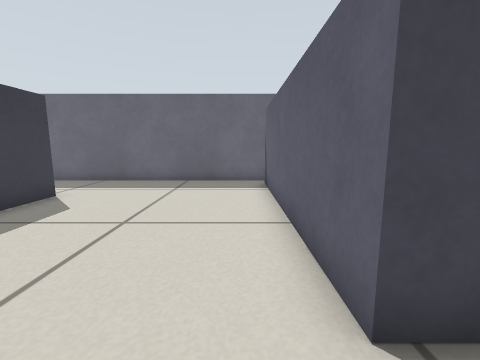
[1] (above)

16 first-person views from a walk through a world built for the Gazebo simulator. The camera is 0.41 m above the floor, tilts 8° down and sees 90° across. The floor is counted in squares, 0.25 m on a side. Each view is taken from the middle of a square. On the plan, view 1 faces up. The plan holds only what a view shows up to about 14 squares ahead; the rest is blank. The place goes on beyond the plan.

[2]
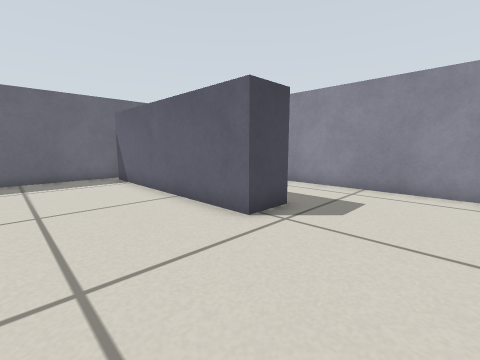

[3]
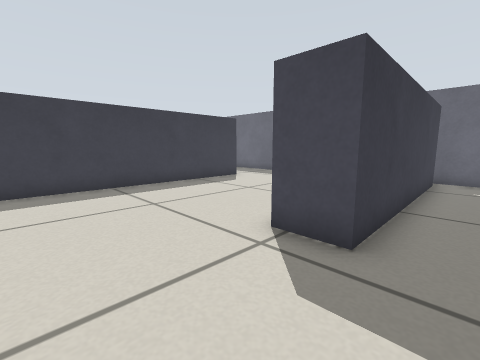

[4]
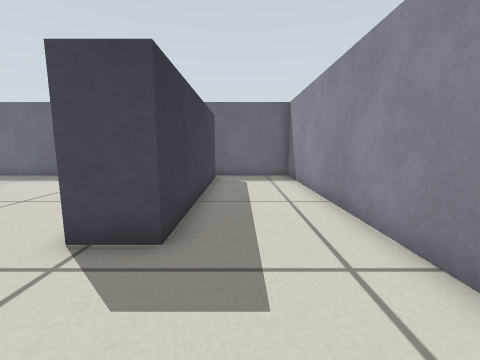

[5]
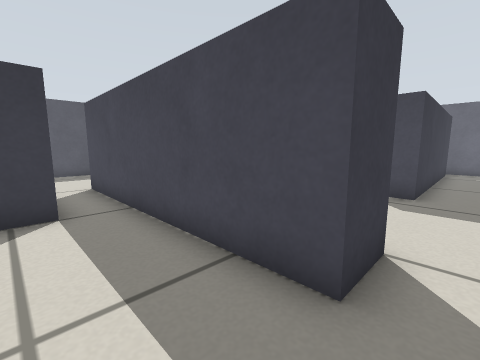

[6]
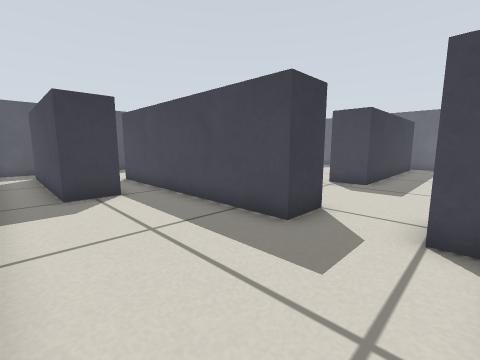

[7]
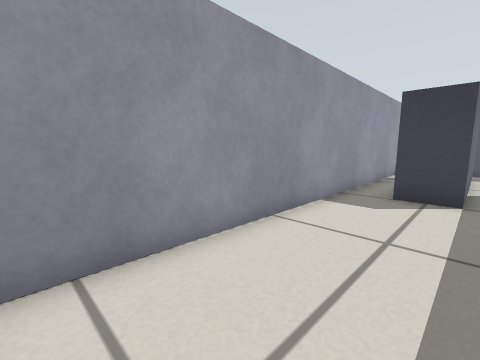

[8]
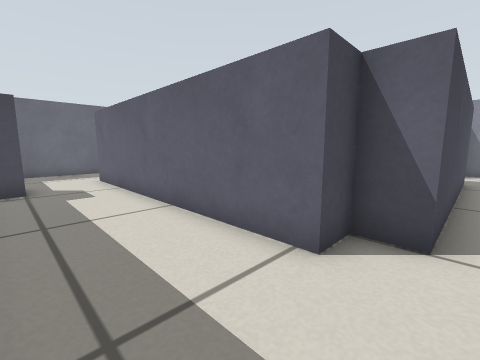

[9]
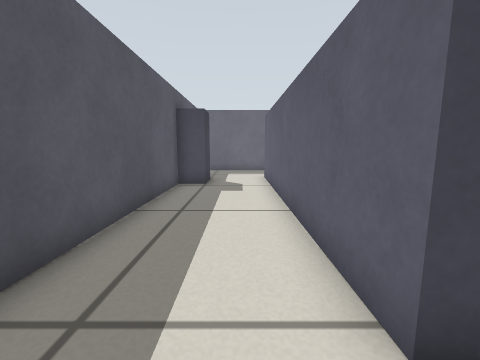

[10]
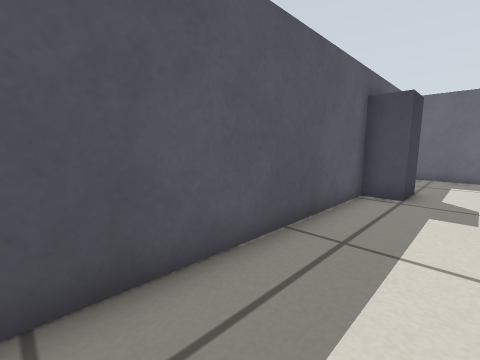

[11]
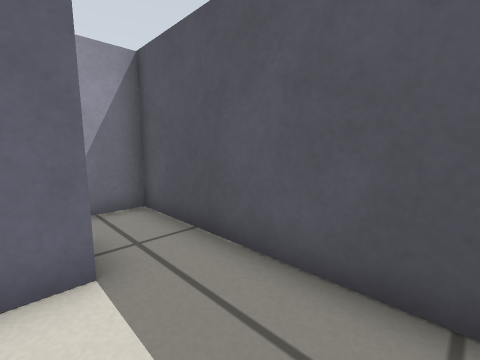

[12]
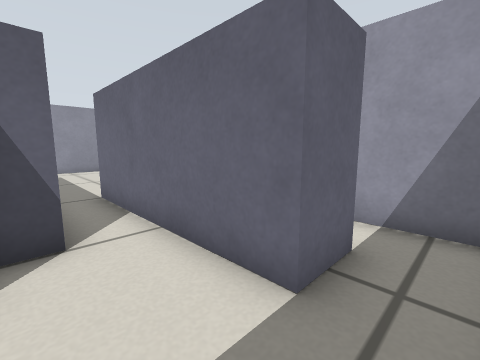

[13]
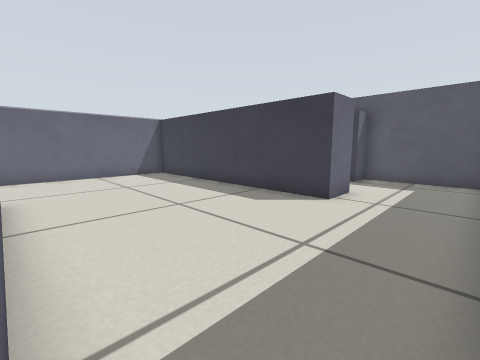

[14]
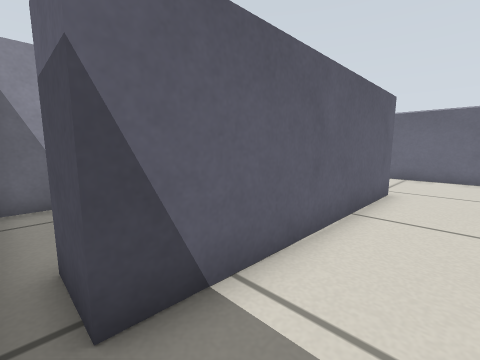

[15]
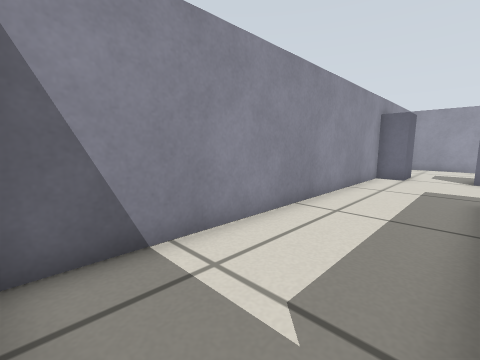

[16]
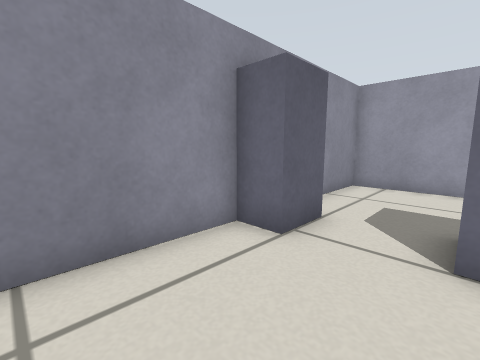

### Floor plan
Points are (right, up) in squares from view 1. A wall is a line through its corners. A room is listed if a view was taken in it or the views show most of it. See-through windows are left out.
Room 1 (views 1, 2, 3, 4, 8, 9, 10, 11, 12, 13, 14, 15, 16)
walls: (1.1, 1.8) (1.1, 10.6) (2.7, 10.6) (2.7, 1.8) (1.1, 1.8); (-5.1, -3) (3.1, -3); (-6.5, -4.6) (-6.5, -3.4) (-7.7, -3.4) (-7.7, 7.8) (-6.1, 7.8) (-6.1, -2.1); (5.5, -2.6) (6.7, -2.6) (6.7, 11.4) (-11.2, 11.4); (-11.7, 11.1) (-11.7, 7) (-10.5, 7) (-10.5, 5.4) (-11.7, 5.4) (-11.7, -9.4) (-9.5, -9.4); (-9.7, -7.8) (-9.7, -6.2) (-6.5, -6.2)
ways out: opening at (-9, -9) to room 2; opening at (-6, -5) to room 2; opening at (4.5, -3.5) to room 2
Room 2 (views 5, 6, 7)
walls: (3.1, -3) (3.1, -4.6) (-6.5, -4.6); (6.1, -4.2) (5.5, -4.2) (5.5, -2.6); (-6.5, -6.2) (-2.5, -6.2) (-2.5, -7.8) (-9.7, -7.8); (-9.5, -9.4) (6.7, -9.4) (6.7, -4.5)
ways out: opening at (-9, -9) to room 1; opening at (-6, -5) to room 1; opening at (4.5, -3.5) to room 1

Positions as (right, up) in squares from view 1, and headings:
1: (0, 0), facing up
2: (-3, -2), facing up-right
3: (4, -2), facing up-left
4: (4, -2), facing up
5: (4, -7), facing up-left
6: (6, -9), facing up-left
7: (6, -6), facing down-left
8: (-11, -5), facing up-right
9: (-9, -5), facing up
10: (-9, -3), facing up-left
11: (-9, -3), facing down-left
12: (-11, -4), facing down-right
13: (1, 11), facing down-left
14: (-1, 11), facing down-right
15: (3, 11), facing down-right
16: (3, 1), facing down-right
